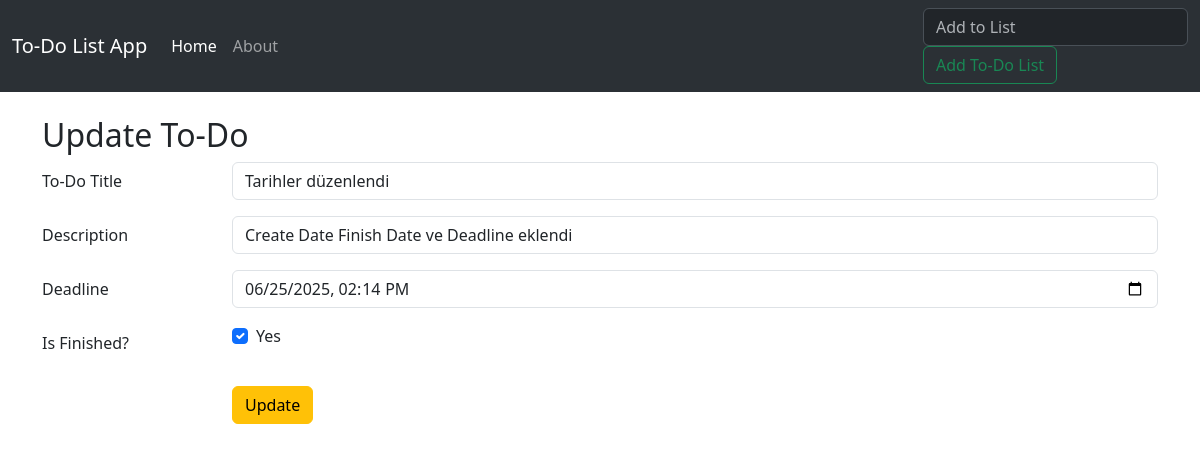
The page /update/34 on the database its author committed.
### todo_app/models.py (models this page shows, shortened)
class Todos(models.Model):
    title = models.CharField(max_length=100,blank=True)
    description = models.TextField(max_length=1000,blank=True)
    finished = models.BooleanField(default=False)
    date = models.DateTimeField(default=datetime.now,blank=True)
    finished_date = models.DateTimeField(null=True, blank=True)
    deadline = models.DateTimeField(null=True, blank=True)

### todo_app/views.py (the view)
# urls.py: path('update/<Todos_id>',views.update,name="update"),
def update(request, Todos_id):
    todo_item = get_object_or_404(Todos, pk=Todos_id)
    if request.method == "POST":
        form = ListForm(request.POST, instance=todo_item)
        if form.is_valid():
            todo = form.save(commit=False)
            if todo.finished and not todo.finished_date:
                todo.finished_date = datetime.now()
            elif not todo.finished:
                todo.finished_date = None
            todo.save()
            return redirect("index")
    else:
        form = ListForm(instance=todo_item)
    return render(request, "todo_app/update.html", {'form': form})

### todo_app/forms.py
class ListForm(forms.ModelForm):
    class Meta:
        model = Todos
        fields= ["title","description","finished","date","deadline"]
        widgets = {
            'deadline': forms.DateTimeInput(attrs={'type': 'datetime-local'})
        }

### todo_app/templates/todo_app/update.html (shortened to what this page needs)
{% extends "todo_app/base.html" %}
{% block content %}
<div class="container mt-4">
    <h2>Update To-Do</h2>
    <form method="POST">
        <div class="form-group row">
            <label class="col-sm-2 col-form-label">To-Do Title</label>
            <div class="col-sm-10">
                <input type="text" class="form-control" name="title" value="{{ form.title.value|default_if_none:'' }}">
            </div>
        </div>
        <div class="form-group row mt-3">
            <label class="col-sm-2 col-form-label">Description</label>
            <div class="col-sm-10">
                <input type="text" class="form-control" name="description" value="{{ form.description.value|default_if_none:'' }}">
            </div>
        </div>
        <div class="form-group row mt-3">
            <label class="col-sm-2 col-form-label">Deadline</label>
            <div class="col-sm-10">
                <input type="datetime-local" name="deadline" class="form-control"value="{{ form.deadline.value|date:'Y-m-d\\TH:i' }}">
            </div>
        </div>
          <div class="form-group row mt-3">
            <label class="col-sm-2 col-form-label">Is Finished?</label>
            <div class="col-sm-10">
                <div class="form-check">
                    <input class="form-check-input" type="checkbox" name="finished" {% if form.finished.value %}checked{% endif %}>
                    <label class="form-check-label">
                        Yes
                    </label>
                </div>
            </div>
        </div>
        <div class="form-group row mt-4">
            <div class="col-sm-10 offset-sm-2">
                <button type="submit" class="btn btn-warning">Update</button>
            </div>
        </div>
    </form>
</div>
{% endblock %}

### rows shown on the page
Todos: title "Tarihler düzenlendi", description "Create Date Finish Date ve Deadline eklendi"
